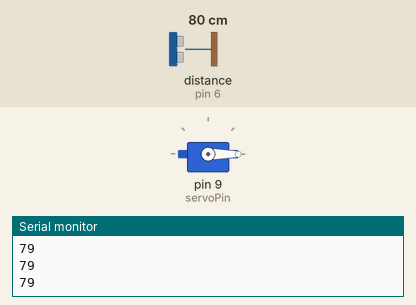
Recording of a sketch running on a simulated Arduino Uno, built with avr-gcc and run on an emulated ATmega328P. Parts: servo, the last lines printed to the serial monitor. Wiring (inferred from the names in the program): ultrasonic range finder: trigger pin 5; echo pin 6. The test bench sets the inputs (shaded band); at power-on: distance to the obstacle (sensor on pin 6) 80 cm. The echo pulse lasts 58.3 µs per cm.

Above: at 1.3 s.
1.4 s: distance to the obstacle (sensor on pin 6) set to 56 cm
2.9 s: distance to the obstacle (sensor on pin 6) set to 46 cm
At 4.0 s:
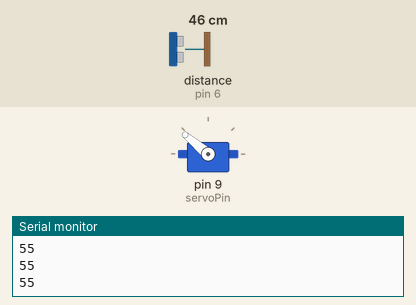
4.4 s: distance to the obstacle (sensor on pin 6) set to 60 cm
At 6.3 s:
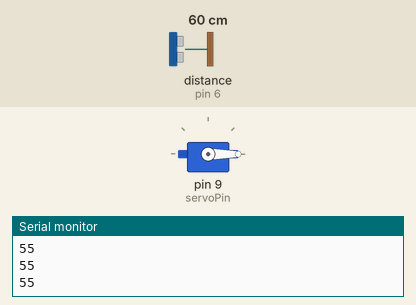
7.4 s: distance to the obstacle (sensor on pin 6) set to 2 cm
At 8.8 s:
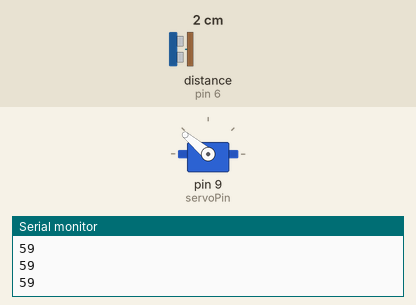
Timing chart, 0 to 9.9 s (numbered marks = the images above; inputs shaded):
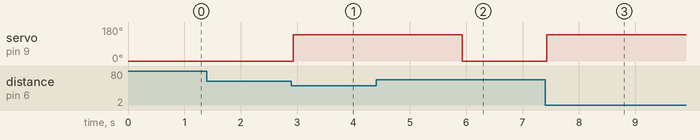

Measured:
- the behaviour switches between 51 and 50 cm on distance to the obstacle (sensor on pin 6) (found by bisection; images 0 and 1)
- after the input at 2.9 s, servo on pin 9 (servoPin): 0° → 140° at once
- after the input at 4.4 s, servo on pin 9 (servoPin): goes on until 5.9 s, then stays 0°
- after the input at 7.4 s, servo on pin 9 (servoPin): 0° → 140° at once

The sketch:

code.ino
```cpp
#include <Servo.h>
Servo servo;
int trigPin = 5;
int echoPin = 6;
int servoPin = 9;
int led= 10;
long duration, dist, average;
long aver[3];


void setup() {
    Serial.begin(9600);
    servo.attach(servoPin);
    pinMode(trigPin, OUTPUT);
    pinMode(echoPin, INPUT);
    servo.write(0);
    delay(100);
    servo.detach();
}

void measure() {
 digitalWrite(10,HIGH);
digitalWrite(trigPin, LOW);
delayMicroseconds(5);
digitalWrite(trigPin, HIGH);
delayMicroseconds(15);
digitalWrite(trigPin, LOW);
pinMode(echoPin, INPUT);
duration = pulseIn(echoPin, HIGH);
dist = (duration/2) / 29.1;
}
void loop() {
  for (int i=0;i<=2;i++) {
    measure();
   aver[i]=dist;
    delay(10);
  }
 dist=(aver[0]+aver[1]+aver[2])/3;

if ( dist<50 ) {
 servo.attach(servoPin);
  delay(1);
 servo.write(140);
 delay(3000);
 servo.write(0);
 delay(1000);
 servo.detach();
}
Serial.println(dist);
}
```
